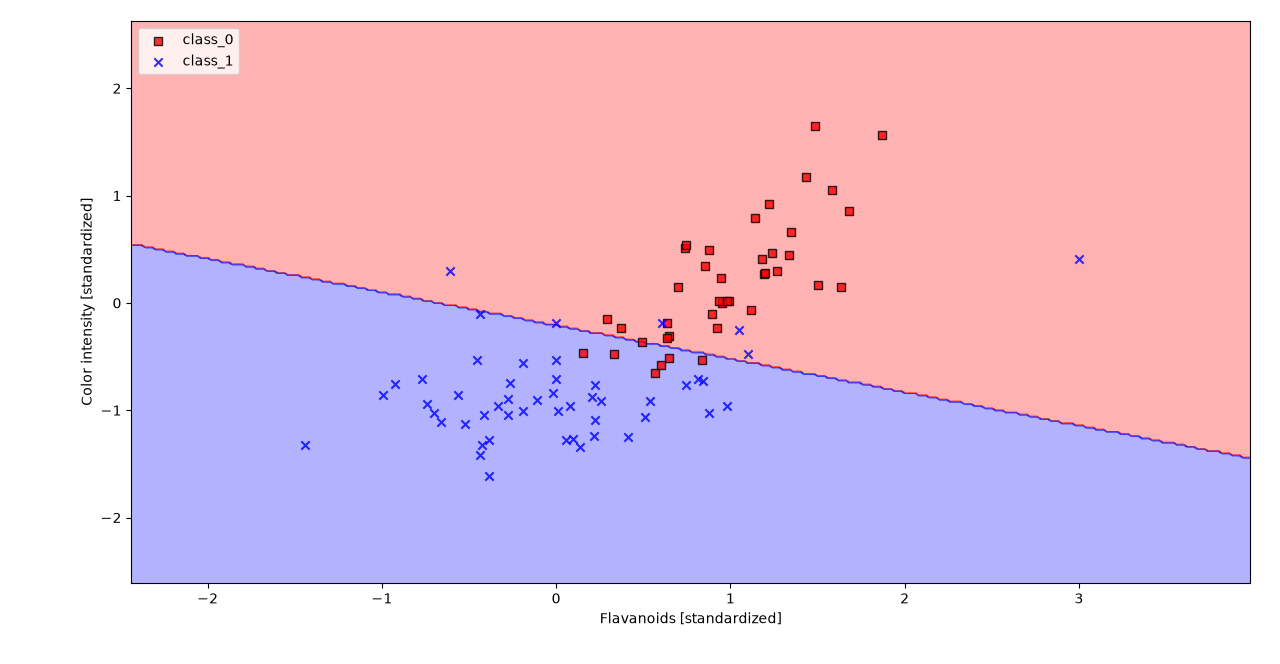

Here is the Python script that generated this plot:
import numpy as np
import pandas as pd
import matplotlib.colors as mcolors
from matplotlib.colors import ListedColormap
import matplotlib.pyplot as plt
from sklearn.datasets import load_wine
from sklearn.model_selection import train_test_split
from sklearn.preprocessing import StandardScaler



# Load the Wine dataset
wine = load_wine()
print(wine.feature_names)  # Print the feature names
print(wine.target_names)  # Print the target names

X = wine.data[:, [6, 9]]
y = wine.target  

print('Features: ')
print(X)
print('Target: ')
print(y)

# Print the class labels and the number of samples and features
print('Class labels:', np.unique(y))
print('Number of samples:', X.shape[0])
print('Number of features:', X.shape[1])


# Split the dataset into training and testing sets
X_train, X_test, y_train, y_test = train_test_split(X, y, test_size=0.3, random_state=1, stratify=y)

print('Traning of features:')
print(X_train)

print('Traning of Targets:')
print(y_train)

print('Testing of features:')
print(X_test)

print('Testing of Targets:')
print(y_test)

# Print the counts of each class label in the original dataset, training set, and testing set
print("Labels counts in y:", np.bincount(y))
print("Labels counts in y_train:", np.bincount(y_train))
print("Labels counts in y_test:", np.bincount(y_test))


# Standardize the features
sc = StandardScaler()

X_train_std = sc.fit_transform(X_train)
X_test_std = sc.transform(X_test)  

print("Traning of standardize features: ")
print(X_train_std)

print("Testing of standardize features: ")
print(X_test_std)

# Create class of Gradient descent based logistic regression classifier
class LogosticRegressionGD:
    def __init__(self, eta=0.01, n_iter=50, random_state=1):
        self.eta = eta
        self.n_iter = n_iter
        self.random_state = random_state

    def fit(self, X, y):
        regen = np.random.RandomState(self.random_state)
        self.w_ = regen.normal(loc=0.0, scale=0.01, size=X.shape[1])
        self.b_ = np.float64(0.0)
        self.losses_ = []

        for i in range(self.n_iter):
            net_input = self.net_input(X)
            output = self.activation(net_input)
            errors = y - output
            self.w_ = self.w_ + self.eta * 2.0 * X.T.dot(errors) / X.shape[0]
            self.b_ = self.b_ + self.eta * 2.0 * errors.mean()
            loss = (-y.dot(np.log(output)) - ((1 - y).dot(np.log(1 - output))) / X.shape[0])
            self.losses_.append(loss)
        return self

    def net_input(self, X):
        return np.dot(X, self.w_) + self.b_

    def activation(self, z):
        return 1.0 / (1.0 + np.exp(-np.clip(z, -250, 250)))

    def predict(self, X):
        return np.where(self.activation(self.net_input(X)) >= 0.5, 1, 0)


X_train_01 = X_train_std[(y_train == 0) | (y_train == 1)]
y_train_01 = y_train[(y_train == 0) | (y_train == 1)]

lrgd = LogosticRegressionGD(eta=0.3, n_iter=1000, random_state=1)

lrgd.fit(X_train_01, y_train_01)


def plot_decision_regions(X, y, classifier, test_idx=None, resolution=0.02):
    # Set up marker generator and color map
    markers = ('s', 'x', 'o', '^', 'v') # Define different markers for each class
    colors = ('red', 'blue', 'lightgreen', 'gray', 'cyan') # Define different colors for each class
    cmap = ListedColormap(colors[:len(np.unique(y))]) # Create a color map

    # Plot the decision surface
    x1_min, x1_max = X[:, 0].min() - 1, X[:, 0].max() + 1  # Min and max of the first feature with some padding
    x2_min, x2_max = X[:, 1].min() - 1, X[:, 1].max() + 1  # Min and max of the second feature with some padding
    xx1, xx2 = np.meshgrid(np.arange(x1_min, x1_max, resolution),
                           np.arange(x2_min, x2_max, resolution)) # Create a mesh grid covering the feature space
    lab = classifier.predict(np.array([xx1.ravel(), xx2.ravel()]).T) # Predict the class label for each grid point
    lab = lab.reshape(xx1.shape) # Reshape the predictions to match the mesh grid
    plt.contourf(xx1, xx2, lab, alpha=0.3, cmap=cmap) # Plot the decision surface
    plt.xlim(xx1.min(), xx1.max())
    plt.ylim(xx2.min(), xx2.max())

    # Plot all samples
    for idx, cl in enumerate(np.unique(y)):
        plt.scatter(x=X[y == cl, 0],
                    y=X[y == cl, 1],
                    alpha=0.8,
                    c=colors[idx],
                    marker=markers[idx],
                    label=wine.target_names[cl], # Use the wine class name in the legend
                    edgecolor='black')

    # Highlight test samples
    if test_idx is not None:
        X_test, y_test = X[test_idx, :], y[test_idx] # Extract the test samples
        plt.scatter(X_test[:, 0],
                    X_test[:, 1],
                    c='none',
                    edgecolor='black',
                    alpha=1.0,
                    linewidth=1,
                    marker='o',
                    s=100,
                    label='test set')


# Decision regions can only be drawn in 2D, so train a second Perceptron on two features:
# flavanoids (index 6) and color_intensity (index 9)
plot_decision_regions(X= X_train_01, y=y_train_01, classifier=lrgd)
plt.xlabel('Flavanoids [standardized]')
plt.ylabel('Color intensity [standardized]')
plt.legend(loc='upper left')
plt.tight_layout()
plt.show()
